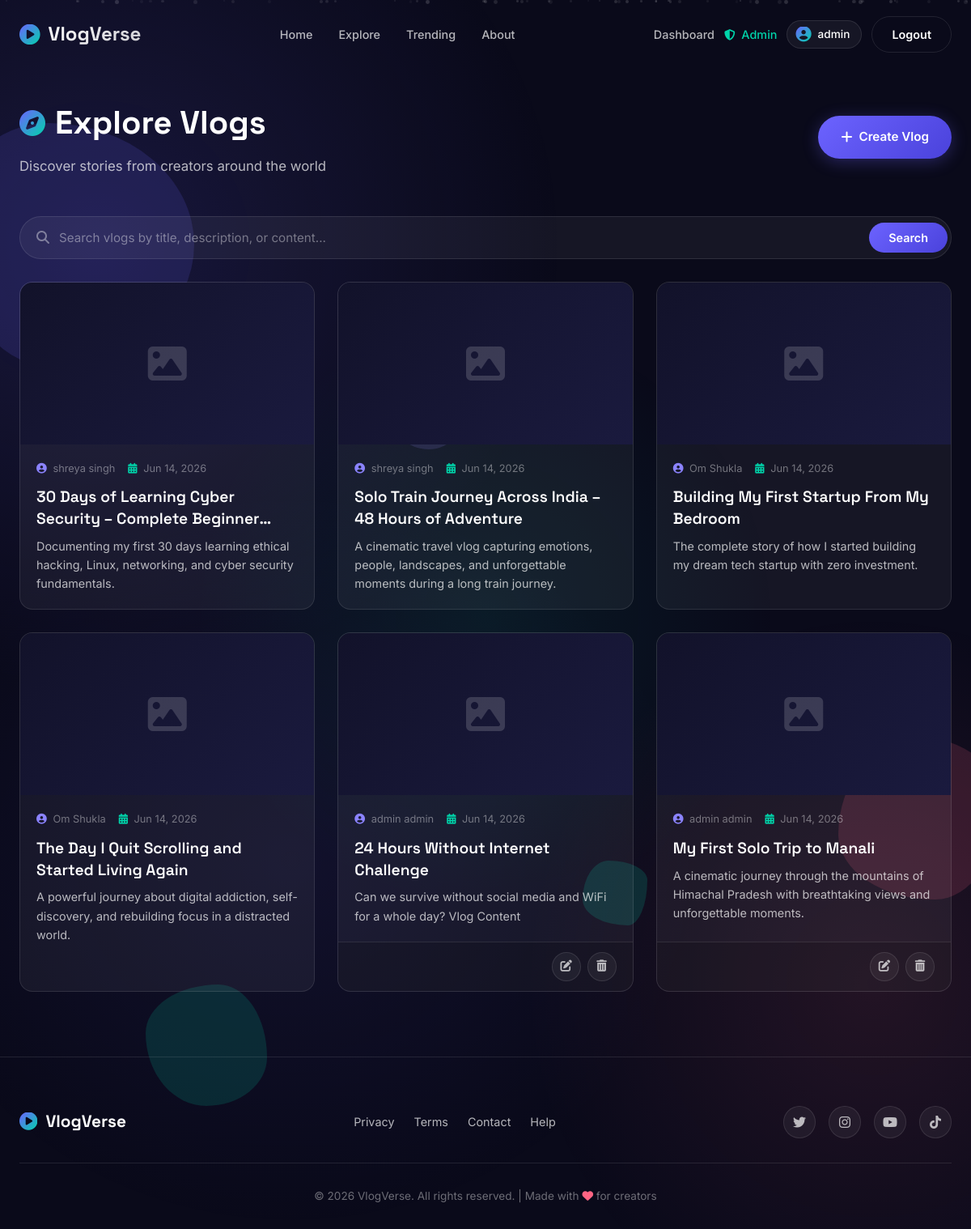
The app's page /dashboard (signed in) with its own data.
### app.py (models this page shows)
class Users(db.Model):
     serial_number = db.Column(db.Integer,primary_key=True)
     First_Name = db.Column(db.String(15), nullable=False)
     Last_Name = db.Column(db.String(10))
     Email = db.Column(db.String(50),nullable=False,unique=True)
     Password = db.Column(db.String(),nullable=False)
     is_admin = db.Column(db.Boolean, default=False)
     vlogs = db.relationship('Vlogs', backref='author', lazy=True, cascade='all, delete-orphan')

class Vlogs(db.Model):
     id = db.Column(db.Integer, primary_key=True)
     title = db.Column(db.String(100), nullable=False)
     description = db.Column(db.Text, nullable=False)
     content = db.Column(db.Text, nullable=False)
     cover_image_url = db.Column(db.String(500), nullable=True, default='')
     created_at = db.Column(db.DateTime, default=datetime.utcnow)
     updated_at = db.Column(db.DateTime, default=datetime.utcnow, onupdate=datetime.utcnow)
     author_id = db.Column(db.Integer, db.ForeignKey('users.serial_number'), nullable=False)

### app.py (the view)
@app.route('/dashboard')
def dashboard():
    if "user" not in session:
        return redirect(url_for("login"))
    user = Users.query.filter_by(Email=session["user"]).first()
    query = request.args.get('q', '').strip()
    if query:
        from sqlalchemy import case, or_
        title_match = Vlogs.title.ilike(f'%{query}%')
        desc_match = Vlogs.description.ilike(f'%{query}%')
        content_match = Vlogs.content.ilike(f'%{query}%')
        search_filter = or_(title_match, desc_match, content_match)
        relevance = case(
            (title_match, 0),
            (desc_match, 1),
            else_=2
        )
        all_vlogs = Vlogs.query \
            .filter(search_filter) \
            .order_by(relevance, Vlogs.created_at.desc()) \
            .all()
    else:
        all_vlogs = Vlogs.query.order_by(Vlogs.created_at.desc()).all()
    return render_template('dashboard.html', user=user, vlogs=all_vlogs, query=query)

### app.py (called while the page is built)
@app.context_processor
def inject_user():
    if "user" in session:
        current_user = Users.query.filter_by(Email=session["user"]).first()
        return dict(user=current_user)
    return dict(user=None)

### templates/dashboard.html (shortened to what this page needs)
{% extends "base.html" %}
{% block content %}
<section class="dashboard-section">
    <div class="dashboard-container">
        <div class="dashboard-header">
            <div class="dashboard-header-left">
                <h1 class="dashboard-title">
                    <i class="fas fa-compass"></i>
                    Explore Vlogs
                </h1>
                <p class="dashboard-subtitle">Discover stories from creators around the world</p>
            </div>
            <div class="dashboard-header-actions">
                <a href="/vlog/new" class="btn btn-primary dashboard-create-btn">
                    <i class="fas fa-plus"></i>
                    <span>Create Vlog</span>
                </a>
            </div>
        </div>
        <div class="dashboard-search">
            <form action="/dashboard" method="GET" class="search-form" id="searchForm">
                <div class="search-wrapper">
                    <i class="fas fa-search search-icon"></i>
                    <input type="text" name="q" class="search-input" placeholder="Search vlogs by title, description, or content..." value="{{ query or '' }}" autocomplete="off">
                    <button type="submit" class="search-submit-btn">Search</button>
                </div>
            </form>
        </div>
        {% if vlogs %}
        <div class="vlogs-grid">
            {% for vlog in vlogs %}
            <article class="vlog-card" data-aos="fade-up">
                <a href="/vlog/{{ vlog.id }}" class="vlog-card-link">
                    <div class="vlog-card-cover">
                        {% if vlog.cover_image_url %}
                        <div class="vlog-card-cover-placeholder" style="display:none;">
                            <i class="fas fa-image"></i>
                        </div>
                        {% else %}
                        <div class="vlog-card-cover-placeholder">
                            <i class="fas fa-image"></i>
                        </div>
                        {% endif %}
                    </div>
                    <div class="vlog-card-body">
                        <div class="vlog-card-meta">
                            <span class="vlog-card-author">
                                <i class="fas fa-user-circle"></i>
                                {{ vlog.author.First_Name }} {{ vlog.author.Last_Name or '' }}
                            </span>
                            <span class="vlog-card-date">
                                <i class="fas fa-calendar-alt"></i>
                                {{ vlog.created_at.strftime('%b %d, %Y') }}
                            </span>
                        </div>
                        <h2 class="vlog-card-title">{{ vlog.title }}</h2>
                        <p class="vlog-card-description">{{ vlog.description[:150] }}{% if vlog.description|length > 150 %}...{% endif %}</p>
                    </div>
                </a>
                {% if vlog.author_id == user.serial_number %}
                <div class="vlog-card-actions">
                    <a href="/vlog/{{ vlog.id }}/edit" class="vlog-action-btn edit-btn" title="Edit">
                        <i class="fas fa-edit"></i>
                    </a>
                    <form action="/vlog/{{ vlog.id }}/delete" method="POST" class="delete-form" onsubmit="return confirm('Are you sure you want to delete this vlog?');">
                        <button type="submit" class="vlog-action-btn delete-btn" title="Delete">
                            <i class="fas fa-trash-alt"></i>
                        </button>
                    </form>
                </div>
                {% endif %}
            </article>
            {% endfor %}
        </div>
        {% endif %}
    </div>
</section>
{% endblock %}

### templates/base.html (shortened to what this page needs)
<!DOCTYPE html>
<html lang="en">
<head>
    <link rel="stylesheet" href="https://cdnjs.cloudflare.com/ajax/libs/font-awesome/6.5.1/css/all.min.css">
    <link rel="stylesheet" href="{{ url_for('static', filename='css/style.css') }}">
</head>
<body>
    <div class="bg-gradient"></div>
    <div class="particles" id="particles"></div>
    <div class="floating-shapes">
        <div class="shape shape-1"></div>
        <div class="shape shape-2"></div>
        <div class="shape shape-3"></div>
        <div class="shape shape-4"></div>
        <div class="shape shape-5"></div>
    </div>
    <nav class="nav">
        <div class="nav-container">
            <div class="nav-logo">
                <i class="fas fa-play-circle"></i>
                <span>VlogVerse</span>
            </div>
            <div class="nav-links">
                <a href="/" class="nav-link">Home</a>
                <a href="/explore" class="nav-link">Explore</a>
                <a href="/trending" class="nav-link">Trending</a>
                <a href="/privacy" class="nav-link">About</a>
            </div>
            <div class="nav-actions">
                {% if session.user %}
                    <a href="/dashboard" class="nav-link">Dashboard</a>
                    {% if user and user.is_admin %}
                    <a href="/admin" class="nav-link nav-link-admin"><i class="fas fa-shield-alt"></i> Admin</a>
                    {% endif %}
                    <div class="nav-user">
                        <i class="fas fa-user-circle"></i>
                        <span>{{ user.First_Name if user else 'User' }}</span>
                    </div>
                    <a href="/logout" class="btn btn-ghost">Logout</a>
                {% else %}
                    <a href="/login" class="btn btn-ghost">Log In</a>
                    <a href="/signup" class="btn btn-primary">Sign Up</a>
                {% endif %}
            </div>
        </div>
    </nav>
    {% block content %}{% endblock %}
    <footer class="footer">
        <div class="footer-container">
            <div class="footer-content">
                <div class="footer-brand">
                    <i class="fas fa-play-circle"></i>
                    <span>VlogVerse</span>
                </div>
                <div class="footer-links">
                    <a href="/privacy">Privacy</a>
                    <a href="/terms">Terms</a>
                    <a href="/contact">Contact</a>
                    <a href="/help">Help</a>
                </div>
                <div class="footer-social">
                    <a href="#" aria-label="Twitter"><i class="fab fa-twitter"></i></a>
                    <a href="#" aria-label="Instagram"><i class="fab fa-instagram"></i></a>
                    <a href="#" aria-label="YouTube"><i class="fab fa-youtube"></i></a>
                    <a href="#" aria-label="TikTok"><i class="fab fa-tiktok"></i></a>
                </div>
            </div>
            <div class="footer-bottom">
                <p>&copy; 2026 VlogVerse. All rights reserved. | Made with <i class="fas fa-heart"></i> for creators</p>
            </div>
        </div>
    </footer>
</body>
</html>

### records on screen
Users: First_Name "admin"
Vlogs: author.First_Name "shreya", author "singh", created_at "Jun 14, 2026", title "30 Days of Learning Cyber Security – Complete…", description "Documenting my first 30 days learning ethical hacking, Linux, networking, and cyber security fundamentals."
Vlogs: author.First_Name "shreya", author "singh", created_at "Jun 14, 2026", title "Solo Train Journey Across India – 48 Hours of Adventure", description "A cinematic travel vlog capturing emotions, people, landscapes, and unforgettable moments during a long train journey."
Vlogs: author.First_Name "Om", author "Shukla", created_at "Jun 14, 2026", title "Building My First Startup From My Bedroom", description "The complete story of how I started building my dream tech startup with zero investment."
Vlogs: author.First_Name "Om", author "Shukla", created_at "Jun 14, 2026", title "The Day I Quit Scrolling and Started Living Again", description "A powerful journey about digital addiction, self-discovery, and rebuilding focus in a distracted world."
Vlogs: author.First_Name "admin", author "admin", created_at "Jun 14, 2026", title "24 Hours Without Internet Challenge", description "Can we survive without social media and WiFi for a whole day? Vlog Content"
Vlogs: author.First_Name "admin", author "admin", created_at "Jun 14, 2026", title "My First Solo Trip to Manali", description "A cinematic journey through the mountains of Himachal Pradesh with breathtaking views and unforgettable moments."
